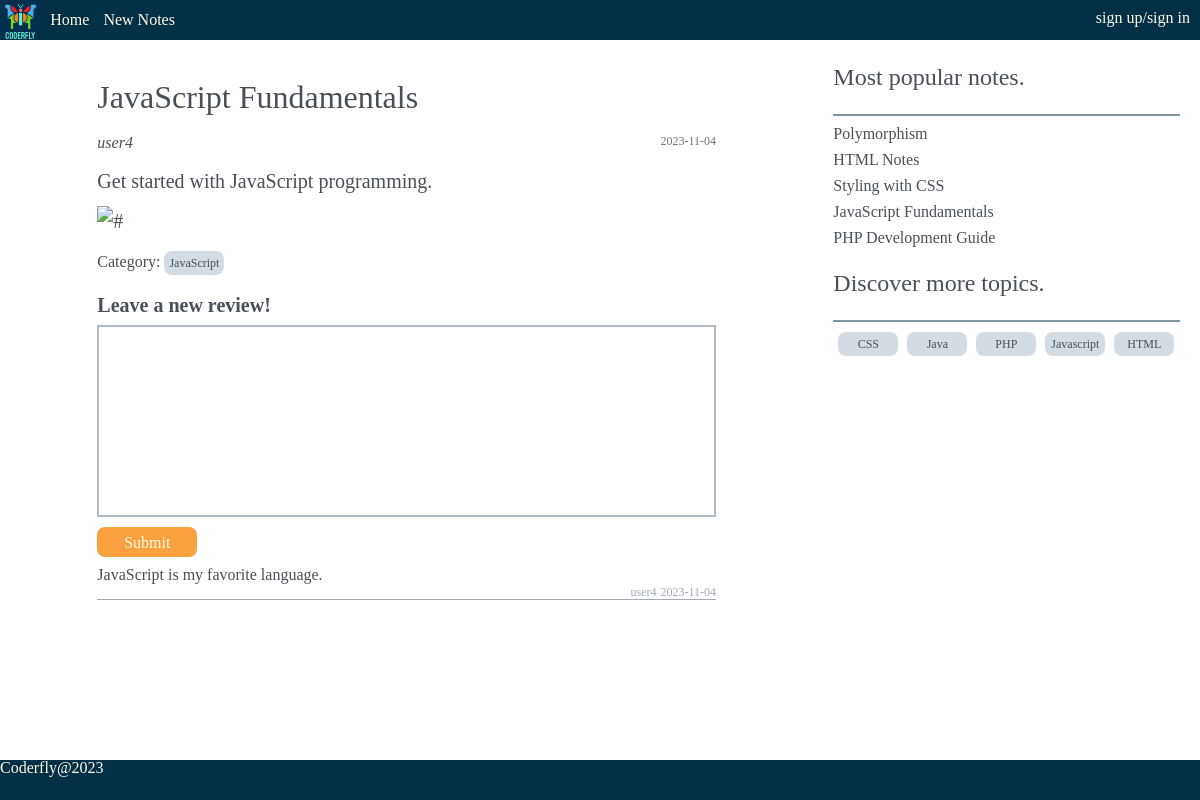
Page /pages/viewPost.php?id=4 on the committed database.
### tables this page shows
CREATE TABLE blog (
    BlogId INT AUTO_INCREMENT PRIMARY KEY,
    Title VARCHAR(255),
    CreatedOnDate DATE,
    Content TEXT,
    CategoryId INT,
    UserId INT,
    FOREIGN KEY (CategoryId) REFERENCES category(CategoryId),
    FOREIGN KEY (UserId) REFERENCES users(UserId)
);

CREATE TABLE users (
    UserId INT AUTO_INCREMENT PRIMARY KEY,
    Username VARCHAR(10),
    FirstName VARCHAR(20),
    LastName VARCHAR(20),
    Email VARCHAR(30),
    Password VARCHAR(15)
);

CREATE TABLE category (
    CategoryId INT AUTO_INCREMENT PRIMARY KEY,
    CategoryName VARCHAR(20)
);

CREATE TABLE comments (
    CommentId INT AUTO_INCREMENT PRIMARY KEY,
    CommentedOnDate DATE,
    CommentContent TEXT,
    BlogId INT,
    UserId INT,
    FOREIGN KEY (BlogId) REFERENCES blog(BlogId),
    FOREIGN KEY (UserId) REFERENCES users(UserId)
);

### pages/viewPost.php (the view, shortened to what this page needs)
<!doctype html>
<html lang="en">
  <head>
    <link rel="stylesheet" href="../css/viewPost.css">
  </head>
  <body>
    <?php
      include"navbarEm.php";
    ?>
<?php
  $db = db_connect();
?>
<?php
  $id = $_GET['id'];
  $sql = "SELECT * FROM blog JOIN users ON(blog.userId = users.userId) JOIN category ON(blog.categoryId = category.categoryId) WHERE blog.BlogId = '$id'";
  $result_set = mysqli_query($db, $sql);
  $results = mysqli_fetch_assoc($result_set)
?>
    <main>
      <div class="post_container">
        <div class="viewpost">
            <div class="post">
            <h1 class="title"><?php echo $results['Title'] ?></h1>
            <div class="information">
                <span class="username"><?php echo $results['Username'] ?></span>
                <span class="time"><?php echo $results['CreatedOnDate'] ?></span>
            </div>
            <div class="content">
                <p>
                <?php echo $results['Content'] ?>
                </p>
                <img src="../images/coding.jpg" alt="#" class="post_img">
            </div>
            <p class="categories">Category: <span class="category"><?php echo $results['CategoryName'] ?></span></p>
            </div>
        </div>
        <form action="../../private/server/submit_comment.php" method="POST" class="review_form">
        <div class="leave_review">
          <p>Leave a new review!</p>
          <div>
            <textarea name="new_review" id="new_review" cols="80" rows="10"></textarea>
          </div>
          <input type="submit" name="submit_review" id="review_btn" class="btn">
        </div>
      </form>
      <?php
      $blog_id = $_GET['id'];
      $sqlComments = "SELECT comments.*, users.FirstName, users.LastName, users.Username FROM comments
                      INNER JOIN users ON comments.UserId = users.UserId
                      WHERE BlogId = ?
                      ORDER BY CommentedOnDate DESC";
      $stmt = $db->prepare($sqlComments);
      $stmt->bind_param("i", $blog_id);
      $stmt->execute();
      $result = $stmt->get_result();
      ?>
      <div class="reviews">
        <?php
        if ($result->num_rows > 0) {
          while ($comment = $result->fetch_assoc()) {
        ?>
            <div class="review">
              <p><?php echo $comment['CommentContent'] ?></p>
              <div class="information">
      <span class="username"><?php echo $comment['Username']; ?></span>
      <span class="time"><?php echo $comment['CommentedOnDate'] ?></span>
      <br>
              </div>
            </div>
        <?php
          }
        } else {
          echo '<p>No comments yet.</p>';
        }
        ?>
      </div>
    </div>
    <?php
      include"sideEm.php";
    ?>
    </main>
    <?php
      include"footerEm.php";
    ?>
  </body>
</html>

### pages/sideEm.php
<aside class="sidebar">
  <section class="recommend">
    <p>Most popular notes.</p>
    <hr>
    <?php
    $db = db_connect();
    $sql = "SELECT blog.*, COUNT(comments.CommentId) AS comment_count FROM blog JOIN comments ON(blog.blogId = comments.blogId) GROUP BY blog.blogId ORDER BY comment_count DESC
    LIMIT 5";
    $result_set = mysqli_query($db, $sql);
    ?>
    <ul class="posts">
      <?php while ($row = mysqli_fetch_assoc($result_set)) {   ?>
      <li><a class="post" href="/Assignment2/public/pages/viewPost.php?id=<?php echo $row['BlogId'] ?>"> <?php echo $row['Title'];?></a></li>
      <?php }      ?>
    </ul>
  </section>
  <section class="discover">
    <p>Discover more topics.</p>
    <hr>
    <div class="categories">
      <span class="category"><a href="/Assignment2/public/pages/searchedPost.php?search=CSS">CSS</a></span>
      <span class="category"><a href="/Assignment2/public/pages/searchedPost.php?search=Java">Java</a></span>
      <span class="category"><a href="/Assignment2/public/pages/searchedPost.php?search=PHP">PHP</a></span>
      <span class="category"><a href="/Assignment2/public/pages/searchedPost.php?search=Javascript">Javascript</a></span>
      <span class="category"><a href="/Assignment2/public/pages/searchedPost.php?search=HTML">HTML</a></span>
    </div>
  </section>
</aside>

### css/viewPost.css (style rules this page uses)
.sidebar li { margin-left: 20px; }
.viewpost { width: 80%; margin: 0 auto; }
.post .information { display: flex; justify-content: space-between; }
.post .username { font-style: italic; }
.post .time { color: #6c757d; }
.post .content { margin: 15px 0; font-size: 20px; line-height: 30px; }
.post .content p { margin: 10px 0; }
.review_form { width: 80%; margin: 0 auto; }
.leave_review p { vertical-align: top; margin-top: 10px; font-size: 20px; font-weight: bold; }
.btn { text-align: center; display: inline-block; line-height: 30px; margin-top: 10px; }
.review { border-bottom: 1px solid #a3abb4; width: 80%; margin: 10px auto; }
.review .information { text-align: right; }
.review .information .username, .time { font-size: 12px; color: #a3abb4; }
.post_img { width: 50%; margin:0 auto; }

### css/public.css (style rules this page uses)
* { box-sizing: border-box; font-family: Arial, sans-serif,'Arial Narrow',; color: #495057; }
a { text-decoration: none; }
body { margin: 0; padding: 0; min-height: 100vh; display: flex; flex-direction: column; }
hr { margin: 5px 20px; border: 1px solid rgba(2, 47, 70, 0.5) }
main { flex:1; display: flex; }
.post_container { flex: 2; margin: 20px; }
.sidebar { flex: 1; height: 20vh; position: sticky; top: 40px; z-index: 90; }
.sidebar section > p { font-size: 1.5rem; margin: 25px 20px; }
.sidebar li { margin-top: 10px; }
.sidebar .categories { margin: 10px 20px; }
.sidebar .category { width: 60px; margin-left: 5px; }
.category { display: inline-block; text-align: center; width: 60px; font-size: 12px; height: 24px; line-height: 24px; border-radius: 8px; background-color: #d4dce3; border: none; margin-bottom: 10px; }
.btn { color: #fefae0; background-color: #f9a03f; width: 100px; height: 30px; border-radius: 8px; border: none; }
textarea { resize: none; width: 100%; border: 2px solid #b0bbc4; vertical-align: top; margin-top: 10px; }

### css/normalization.css (style rules this page uses)
html { line-height: 1.15; -webkit-text-size-adjust: 100%; }
body { margin: 0; }
main { display: block; }
h1 { font-size: 2em; margin: 0.67em 0; }
hr { box-sizing: content-box; height: 0; overflow: visible; }
a { background-color: transparent; }
img { border-style: none; }
button, input, optgroup, select, textarea { font-family: inherit; font-size: 100%; line-height: 1.15; margin: 0; }
button, input { overflow: visible; }
button, [type="button"], [type="reset"], [type="submit"] { -webkit-appearance: button; }
textarea { overflow: auto; }

### rows in the picture
blog: Title "JavaScript Fundamentals", UserId.Username "user4", CreatedOnDate "2023-11-04", Content "Get started with JavaScript programming.", CategoryId.CategoryName "JavaScript"
comments: CommentContent "JavaScript is my favorite language.", UserId.Username "user4", CommentedOnDate "2023-11-04"
blog: Title "Polymorphism"
blog: Title "HTML Notes"
blog: Title "Styling with CSS"
blog: Title "PHP Development Guide"
